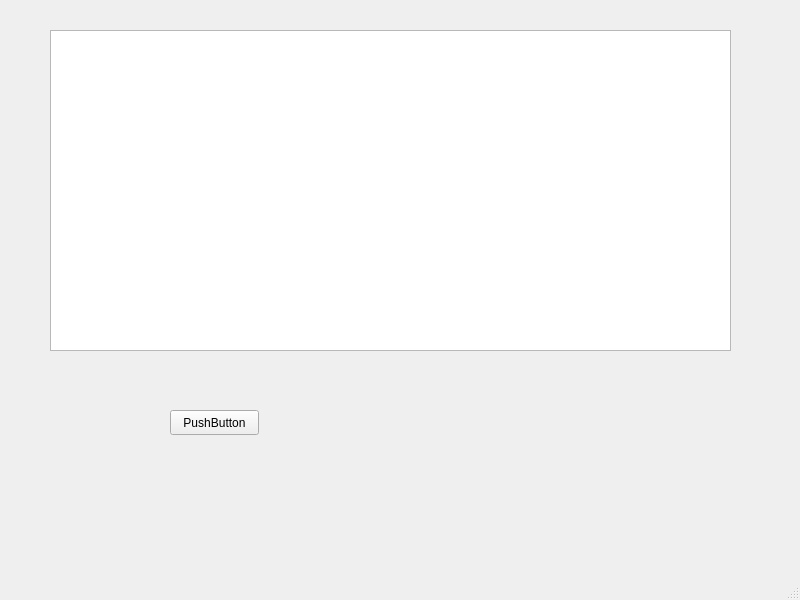
<?xml version="1.0" encoding="UTF-8"?>
<ui version="4.0">
 <class>MainWindow</class>
 <widget class="QMainWindow" name="MainWindow">
  <property name="geometry">
   <rect>
    <x>0</x>
    <y>0</y>
    <width>800</width>
    <height>600</height>
   </rect>
  </property>
  <property name="windowTitle">
   <string>MainWindow</string>
  </property>
  <widget class="QWidget" name="centralwidget">
   <widget class="QTextEdit" name="textEdit">
    <property name="geometry">
     <rect>
      <x>50</x>
      <y>30</y>
      <width>681</width>
      <height>321</height>
     </rect>
    </property>
   </widget>
   <widget class="QPushButton" name="pushButton">
    <property name="geometry">
     <rect>
      <x>170</x>
      <y>410</y>
      <width>89</width>
      <height>25</height>
     </rect>
    </property>
    <property name="text">
     <string>PushButton</string>
    </property>
   </widget>
  </widget>
  <widget class="QMenuBar" name="menubar">
   <property name="geometry">
    <rect>
     <x>0</x>
     <y>0</y>
     <width>800</width>
     <height>22</height>
    </rect>
   </property>
  </widget>
  <widget class="QStatusBar" name="statusbar"/>
 </widget>
 <resources/>
 <connections/>
</ui>
